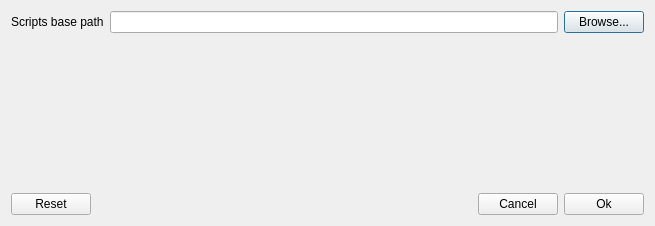
<?xml version="1.0" encoding="UTF-8"?>
<ui version="4.0">
 <class>ScriptSelectionForm</class>
 <widget class="QDialog" name="ScriptSelectionForm">
  <property name="geometry">
   <rect>
    <x>0</x>
    <y>0</y>
    <width>655</width>
    <height>226</height>
   </rect>
  </property>
  <property name="windowTitle">
   <string>R Scripts Selection</string>
  </property>
  <layout class="QVBoxLayout" name="verticalLayout" stretch="0,1,0">
   <item>
    <layout class="QHBoxLayout" name="horizontalLayout_2">
     <item>
      <widget class="QLabel" name="label_3">
       <property name="text">
        <string>Scripts base path</string>
       </property>
      </widget>
     </item>
     <item>
      <widget class="QLineEdit" name="scriptsPath"/>
     </item>
     <item>
      <widget class="QPushButton" name="browseBasePath">
       <property name="text">
        <string>Browse...</string>
       </property>
      </widget>
     </item>
    </layout>
   </item>
   <item>
    <widget class="QWidget" name="container" native="true"/>
   </item>
   <item>
    <layout class="QHBoxLayout" name="horizontalLayout">
     <item>
      <widget class="QPushButton" name="reset">
       <property name="text">
        <string>Reset</string>
       </property>
      </widget>
     </item>
     <item>
      <spacer name="horizontalSpacer">
       <property name="orientation">
        <enum>Qt::Horizontal</enum>
       </property>
       <property name="sizeHint" stdset="0">
        <size>
         <width>40</width>
         <height>20</height>
        </size>
       </property>
      </spacer>
     </item>
     <item>
      <widget class="QPushButton" name="cancel">
       <property name="text">
        <string>Cancel</string>
       </property>
      </widget>
     </item>
     <item>
      <widget class="QPushButton" name="ok">
       <property name="text">
        <string>Ok</string>
       </property>
      </widget>
     </item>
    </layout>
   </item>
  </layout>
 </widget>
 <tabstops>
  <tabstop>scriptsPath</tabstop>
  <tabstop>browseBasePath</tabstop>
  <tabstop>reset</tabstop>
  <tabstop>cancel</tabstop>
  <tabstop>ok</tabstop>
 </tabstops>
 <resources/>
 <connections>
  <connection>
   <sender>cancel</sender>
   <signal>clicked()</signal>
   <receiver>ScriptSelectionForm</receiver>
   <slot>reject()</slot>
   <hints>
    <hint type="sourcelabel">
     <x>534</x>
     <y>156</y>
    </hint>
    <hint type="destinationlabel">
     <x>468</x>
     <y>161</y>
    </hint>
   </hints>
  </connection>
  <connection>
   <sender>ok</sender>
   <signal>clicked()</signal>
   <receiver>ScriptSelectionForm</receiver>
   <slot>accept()</slot>
   <hints>
    <hint type="sourcelabel">
     <x>644</x>
     <y>173</y>
    </hint>
    <hint type="destinationlabel">
     <x>626</x>
     <y>179</y>
    </hint>
   </hints>
  </connection>
 </connections>
</ui>
